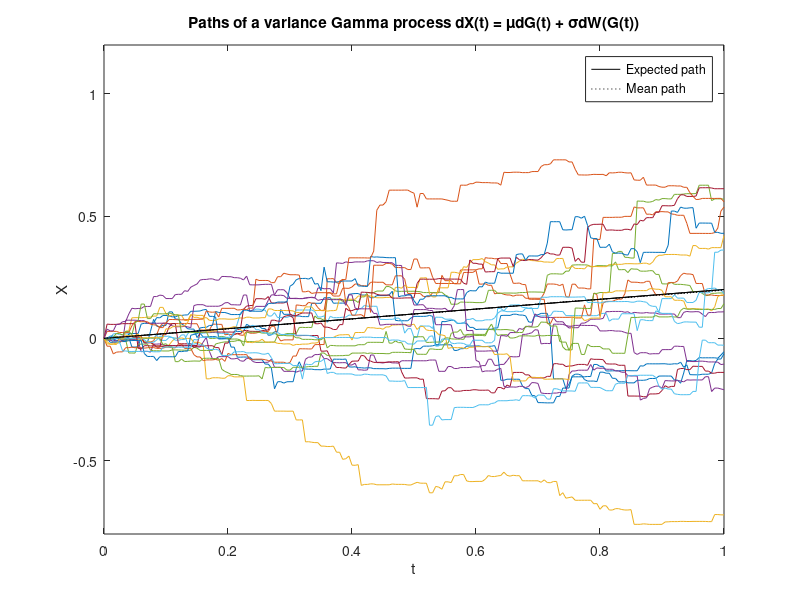
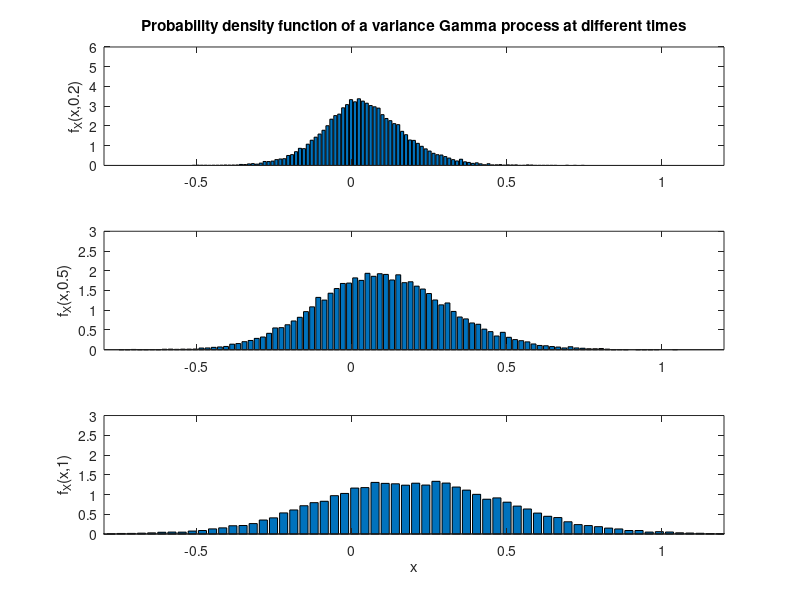

Source code (MATLAB) for these figures, in order:
%% Simulate a time-changed arithmetic Brownian motion: the variance gamma process
% dX(t) = mu*dG(t) + sigma*dW(G(t))

% Define parameters and time grid
clear variables % clear all variables from workspace
npaths = 20000; % number of paths
T = 1; % time horizon
nsteps = 200; % number of time steps
dt = T/nsteps; % time step
t = 0:dt:T; % observation times
mu = 0.2; sigma = 0.3; % model parameters of the ABM
kappa = 0.05; % scale parameter of the gamma process = 1/beta = 1/rate

%% Monte Carlo

%Compute the increments of the gamma process
dG = gamrnd(dt/kappa,kappa,[nsteps,npaths]);

% Compute the increments of the ABM on the gamma random clock
dX = mu*dG + sigma*randn(nsteps,npaths).*sqrt(dG);

% Accumulate the increments
X = [zeros(1,npaths); cumsum(dX)];

%% Expected, mean and sample path
close all
figure(1)
EX = mu*t; % expected path
plot(t,EX,'k',t,mean(X,2),':k',t,X(:,1:1000:end),t,EX,'k',t,mean(X,2),':k')
legend('Expected path','Mean path')
xlabel('t')
ylabel('X')
ylim([-0.8,1.2])
title('Paths of a variance Gamma process dX(t) = \mudG(t) + \sigmadW(G(t))')
print('-dpng','vgpaths.png')

% Probability density function at different times
figure(2)

[h,x] = hist(X(40,:),100);
f = h/(sum(h)*(x(2)-x(1)));
subplot(3,1,1)
bar(x,f)
ylabel('f_X(x,0.2)')
xlim([-0.8,1.2])
ylim([0,6])
title('Probability density function of a variance Gamma process at different times')

[h,x] = hist(X(100,:),100);
f = h/(sum(h)*(x(2)-x(1)));
subplot(3,1,2)
bar(x,f)
xlim([-0.8,1.2])
ylim([0,3])
ylabel('f_X(x,0.5)')

[h,x] = hist(X(end,:),100);
f = h/(sum(h)*(x(2)-x(1)));
subplot(3,1,3)
bar(x,f)
xlim([-0.8,1.2])
ylim([0,3])
xlabel('x')
ylabel('f_X(x,1)')

print('-dpng','vgdensities.png')
